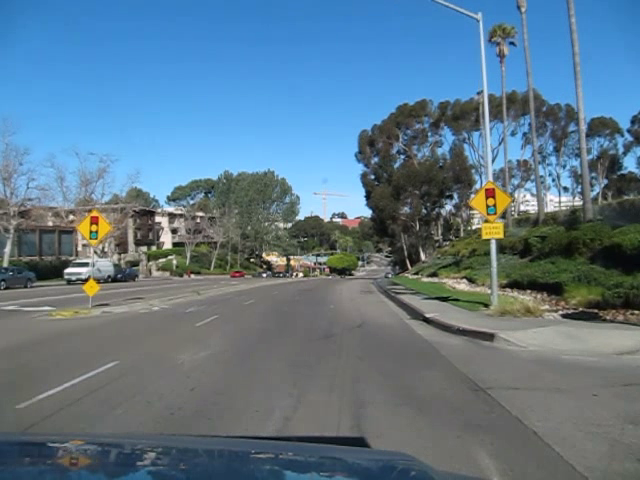
#> input picture color_recognition/example.png, 640 x 480 px
$ python color_recognition.py   (older library calls are emulated)
#> lines starting #> are read from the running program, lines starting #| are printed output that depends on the picture; after the words box and inside, x2 and y2 are one past the last pixel; in counts of white or black regions, pixels touching at a corner belong together
import numpy as np
import cv2

image = cv2.imread("example.png")
#> image is the input picture: shape (480, 640, 3); mean B, G, R 138.6, 120.6, 94.1
# hsv = cv2.cvtColor(image, cv2.COLOR_BGR2HSV)
#
# #list of boundaries
# lower_warning = np.array([51,93.3,29.4])
# upper_warning = np.array([43,71.7,94.3])


boundaries = [
    #Yellow boundaries for warning signs
    ([5,65,75], [68,190,240]),
    #([0,0,29], [60,56,255])
]

#looping over the boundaries


    #find colors within the specified boundaries
    #and apply the mask
mask = np.zeros((len(image), len(image[0])), dtype=np.uint8)
#> mask: shape (480, 640); every value is 0
for (lower, upper) in boundaries:
    lower = np.array(lower, dtype="uint8")
    upper = np.array(upper, dtype="uint8")
    temp_mask = cv2.inRange(image, lower, upper)
    mask = mask + temp_mask
#> this loop made 1 pass
#> pass 1, `temp_mask = cv2.inRange(image, lower, upper)`:
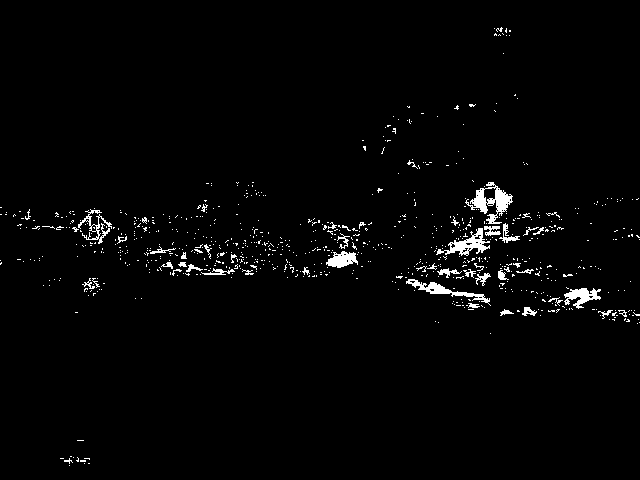
#> temp_mask: shape (480, 640); 2.1% white; 780 white regions (731 under 20 px)

output = cv2.bitwise_and(image, image, mask = mask)
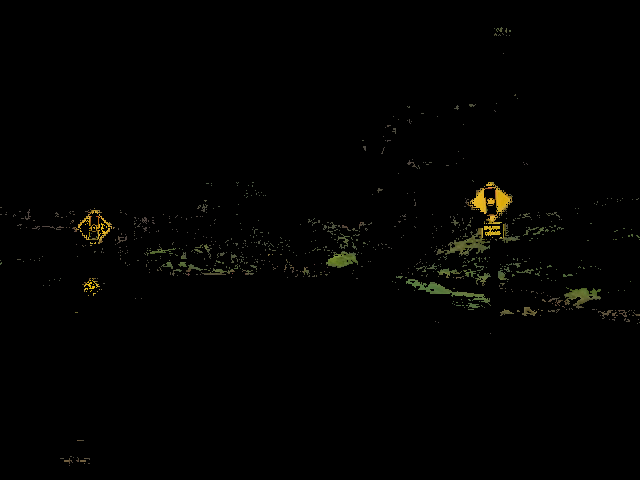
#> output: shape (480, 640, 3); mean B, G, R 1.1, 2.2, 2.2
imgray = cv2.cvtColor(output, cv2.COLOR_BGR2GRAY)
# cv2.imshow("imgray", imgray)
# cv2.waitKey(0)
ret, thresh = cv2.threshold(imgray, 0, 255, 0)

#show the images
cv2.imshow("images", np.hstack([image, output]))
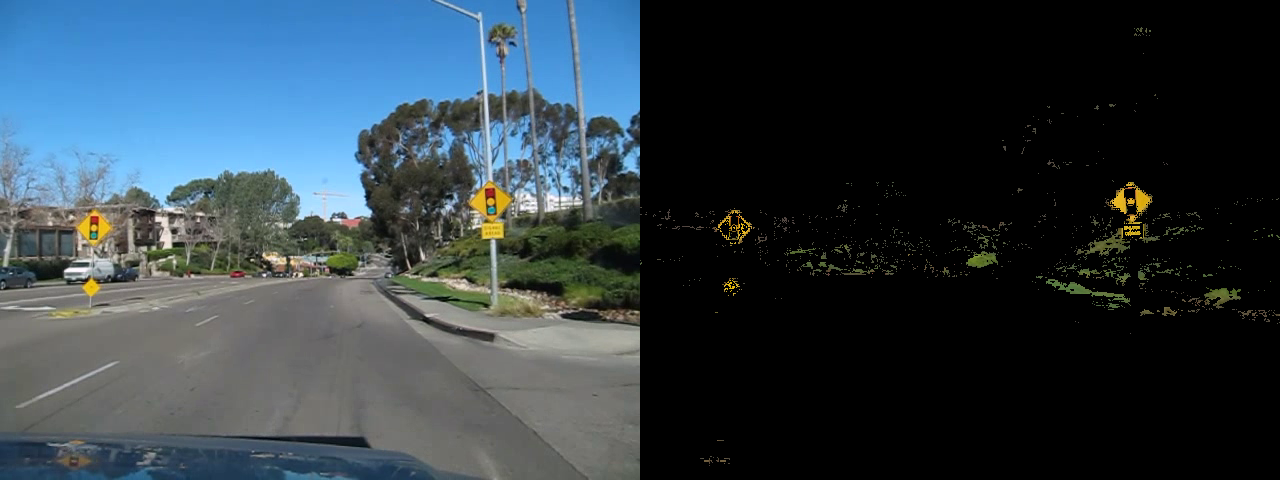
#> window 'images': shape (480, 1280, 3); mean B, G, R 69.9, 61.4, 48.2
cv2.imshow("thresh", thresh)
cv2.imshow("output", output)
cv2.imshow("imgray", imgray)
cv2.imshow("mask", mask)
cv2.waitKey(0)

_, contours, _ = cv2.findContours(thresh, cv2.RETR_TREE, cv2.CHAIN_APPROX_SIMPLE)
#> contours = 869 contours, 843 with area under 20; largest, box (x1, y1, x2, y2) and area: (465, 182, 513, 224) 741, (436, 228, 490, 256) 481, (406, 279, 491, 306) 378, (564, 288, 601, 309) 325, (326, 251, 358, 268) 304
print (len(contours))
#| 869

cv2.drawContours(image, contours, -1, (255,0,0), 3)
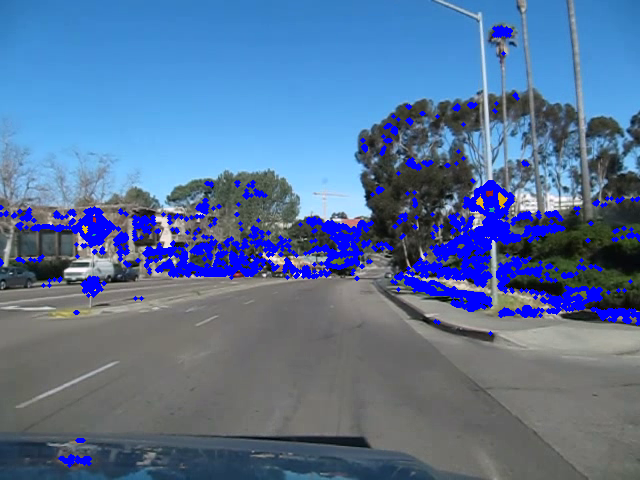
#> image: shape (480, 640, 3); 6.91% of pixels changed, all inside (x1, y1, x2, y2) = (0, 25, 640, 468)
cv2.imshow("image", image)
cv2.waitKey(0)
for cnt in contours:
    x,y,w,h = cv2.boundingRect(cnt)
    cv2.rectangle(image,(x,y),(x+w, y+h),(0,255,0),2)
#> this loop made 869 passes
#> (x, y, w, h) on passes 1, 3, 6: (69, 465, 1, 1), (84, 463, 1, 1), (64, 458, 9, 6)
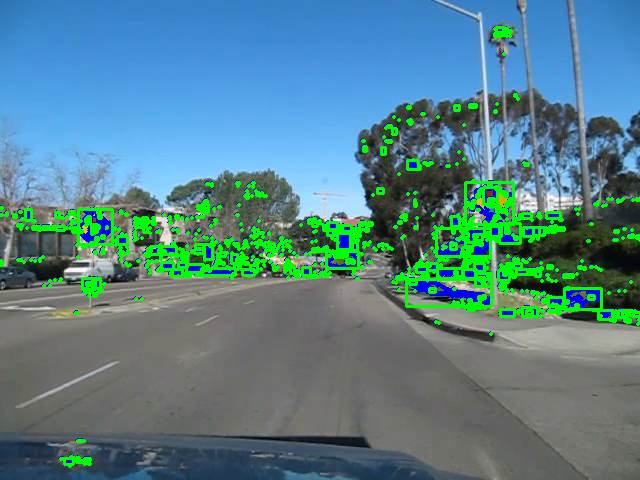
#> image: shape (480, 640, 3); 6.5% of pixels changed, all inside (x1, y1, x2, y2) = (0, 26, 640, 468)
cv2.imshow("turd", image)
cv2.waitKey(0)
